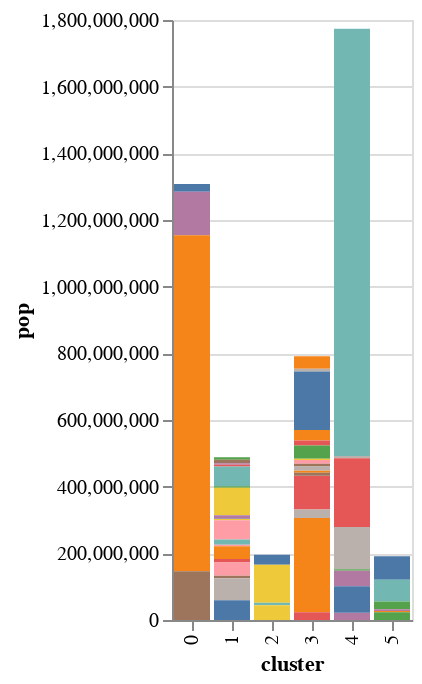

Write notebook code for a chart like this one.
### Code cell
alt.Chart(data2000).mark_bar().encode(
    alt.X('cluster:N'),
    alt.Y('pop:Q'),
    alt.Color('country:N', legend=None),
    alt.Tooltip('country:N')
)

### Figure 1 — Vega-Lite specification as saved in the notebook (floating-point values rounded to 4 significant figures)
{"config": {"view": {"continuousWidth": 400, "continuousHeight": 300}}, "data": {"name": "data-fdeb0b749a6385830bd1445d39ad6ea0"}, "mark": "bar", "encoding": {"color": {"type": "nominal", "field": "country", "legend": null}, "tooltip": {"type": "nominal", "field": "country"}, "x": {"type": "nominal", "field": "cluster"}, "y": {"type": "quantitative", "field": "pop"}}, "$schema": "https://vega.github.io/schema/vega-lite/v4.8.1.json", "datasets": {"data-fdeb0b749a6385830bd1445d39ad6ea0": [{"year": 2000, "country": "Afghanistan", "cluster": 0, "pop": 23898198, "life_expect": 42.13, "fertility": 7.479}, {"year": 2000, "country": "Argentina", "cluster": 3, "pop": 37497728, "life_expect": 74.34, "fertility": 2.35}, {"year": 2000, "country": "Aruba", "cluster": 3, "pop": 69539, "life_expect": 73.45, "fertility": 2.124}, {"year": 2000, "country": "Australia", "cluster": 4, "pop": 19164620, "life_expect": 80.37, "fertility": 1.756}, {"year": 2000, "country": "Austria", "cluster": 1, "pop": 8113413, "life_expect": 78.98, "fertility": 1.382}, {"year": 2000, "country": "Bahamas", "cluster": 3, "pop": 290075, "life_expect": 71.07, "fertility": 2.111}, {"year": 2000, "country": "Bangladesh", "cluster": 0, "pop": 130406594, "life_expect": 62.01, "fertility": 3.224}, {"year": 2000, "country": "Barbados", "cluster": 3, "pop": 273483, "life_expect": 75.97, "fertility": 1.5}, {"year": 2000, "country": "Belgium", "cluster": 1, "pop": 10263618, "life_expect": 78.32, "fertility": 1.638}, {"year": 2000, "country": "Bolivia", "cluster": 3, "pop": 8152620, "life_expect": 63.88, "fertility": 3.958}, {"year": 2000, "country": "Brazil", "cluster": 3, "pop": 175552771, "life_expect": 71.01, "fertility": 2.345}, {"year": 2000, "country": "Canada", "cluster": 3, "pop": 31278097, "life_expect": 79.77, "fertility": 1.522}, {"year": 2000, "country": "Chile", "cluster": 3, "pop": 15153450, "life_expect": 77.86, "fertility": 2.0}, {"year": 2000, "country": "China", "cluster": 4, "pop": 1262645000, "life_expect": 72.03, "fertility": 1.7}, {"year": 2000, "country": "Colombia", "cluster": 3, "pop": 39685655, "life_expect": 71.68, "fertility": 2.47}, {"year": 2000, "country": "Costa Rica", "cluster": 3, "pop": 3710558, "life_expect": 78.12, "fertility": 2.281}, {"year": 2000, "country": "Croatia", "cluster": 1, "pop": 4410830, "life_expect": 74.88, "fertility": 1.348}, {"year": 2000, "country": "Cuba", "cluster": 3, "pop": 11134273, "life_expect": 77.16, "fertility": 1.63}, {"year": 2000, "country": "Dominican Republic", "cluster": 3, "pop": 8385828, "life_expect": 70.85, "fertility": 2.95}, {"year": 2000, "country": "Ecuador", "cluster": 3, "pop": 12505204, "life_expect": 74.17, "fertility": 2.817}, {"year": 2000, "country": "Egypt", "cluster": 5, "pop": 70492342, "life_expect": 69.81, "fertility": 3.174}, {"year": 2000, "country": "El Salvador", "cluster": 3, "pop": 6122515, "life_expect": 70.73, "fertility": 2.883}, {"year": 2000, "country": "Finland", "cluster": 1, "pop": 5168595, "life_expect": 78.37, "fertility": 1.754}, {"year": 2000, "country": "France", "cluster": 1, "pop": 59381628, "life_expect": 79.59, "fertility": 1.883}, {"year": 2000, "country": "Georgia", "cluster": 1, "pop": 4777209, "life_expect": 70.48, "fertility": 1.478}, {"year": 2000, "country": "Germany", "cluster": 1, "pop": 82187909, "life_expect": 78.67, "fertility": 1.346}, {"year": 2000, "country": "Greece", "cluster": 1, "pop": 10559110, "life_expect": 78.26, "fertility": 1.277}, {"year": 2000, "country": "Grenada", "cluster": 3, "pop": 89312, "life_expect": 67.75, "fertility": 2.429}, {"year": 2000, "country": "Haiti", "cluster": 3, "pop": 7306302, "life_expect": 58.14, "fertility": 4.0}, {"year": 2000, "country": "Hong Kong", "cluster": 4, "pop": 6658720, "life_expect": 81.5, "fertility": 0.94}, {"year": 2000, "country": "Iceland", "cluster": 1, "pop": 281043, "life_expect": 80.5, "fertility": 1.993}, {"year": 2000, "country": "India", "cluster": 0, "pop": 1007702000, "life_expect": 62.88, "fertility": 3.113}, {"year": 2000, "country": "Indonesia", "cluster": 4, "pop": 206265000, "life_expect": 68.59, "fertility": 2.376}, {"year": 2000, "country": "Iran", "cluster": 5, "pop": 65660289, "life_expect": 69.45, "fertility": 2.124}, {"year": 2000, "country": "Iraq", "cluster": 5, "pop": 22675617, "life_expect": 57.05, "fertility": 4.858}, {"year": 2000, "country": "Ireland", "cluster": 1, "pop": 3791690, "life_expect": 77.78, "fertility": 1.969}, {"year": 2000, "country": "Israel", "cluster": 5, "pop": 5842454, "life_expect": 79.7, "fertility": 2.906}, {"year": 2000, "country": "Italy", "cluster": 1, "pop": 57719337, "life_expect": 80.24, "fertility": 1.286}, {"year": 2000, "country": "Jamaica", "cluster": 3, "pop": 2615467, "life_expect": 72.05, "fertility": 2.628}, {"year": 2000, "country": "Japan", "cluster": 4, "pop": 126699784, "life_expect": 82.0, "fertility": 1.291}, {"year": 2000, "country": "Kenya", "cluster": 2, "pop": 29985839, "life_expect": 50.99, "fertility": 5.0}, {"year": 2000, "country": "South Korea", "cluster": 4, "pop": 21647682, "life_expect": 66.66, "fertility": 1.917}, {"year": 2000, "country": "North Korea", "cluster": 4, "pop": 47351083, "life_expect": 77.05, "fertility": 1.242}, {"year": 2000, "country": "Lebanon", "cluster": 5, "pop": 3578036, "life_expect": 71.03, "fertility": 2.319}, {"year": 2000, "country": "Mexico", "cluster": 3, "pop": 99926620, "life_expect": 74.9, "fertility": 2.401}, {"year": 2000, "country": "Netherlands", "cluster": 1, "pop": 15907853, "life_expect": 78.53, "fertility": 1.726}, {"year": 2000, "country": "New Zealand", "cluster": 4, "pop": 3819762, "life_expect": 79.11, "fertility": 1.964}, {"year": 2000, "country": "Nigeria", "cluster": 2, "pop": 114306700, "life_expect": 46.61, "fertility": 5.845}, {"year": 2000, "country": "Norway", "cluster": 1, "pop": 4492400, "life_expect": 79.05, "fertility": 1.801}, {"year": 2000, "country": "Pakistan", "cluster": 0, "pop": 146342958, "life_expect": 63.61, "fertility": 3.994}, {"year": 2000, "country": "Peru", "cluster": 3, "pop": 25979722, "life_expect": 69.91, "fertility": 2.7}, {"year": 2000, "country": "Philippines", "cluster": 4, "pop": 79739825, "life_expect": 70.3, "fertility": 3.544}, {"year": 2000, "country": "Poland", "cluster": 1, "pop": 38654164, "life_expect": 74.67, "fertility": 1.251}, {"year": 2000, "country": "Portugal", "cluster": 1, "pop": 10335597, "life_expect": 77.29, "fertility": 1.454}, {"year": 2000, "country": "Rwanda", "cluster": 2, "pop": 7507056, "life_expect": 43.41, "fertility": 6.01}, {"year": 2000, "country": "Saudi Arabia", "cluster": 5, "pop": 23153090, "life_expect": 71.63, "fertility": 3.81}, {"year": 2000, "country": "South Africa", "cluster": 2, "pop": 44066197, "life_expect": 53.37, "fertility": 2.802}, {"year": 2000, "country": "Spain", "cluster": 1, "pop": 40016081, "life_expect": 79.78, "fertility": 1.287}, {"year": 2000, "country": "Switzerland", "cluster": 1, "pop": 7266920, "life_expect": 80.62, "fertility": 1.415}, {"year": 2000, "country": "Turkey", "cluster": 1, "pop": 65666677, "life_expect": 70.84, "fertility": 2.23}, {"year": 2000, "country": "United Kingdom", "cluster": 1, "pop": 59522468, "life_expect": 78.47, "fertility": 1.695}, {"year": 2000, "country": "United States", "cluster": 3, "pop": 282338631, "life_expect": 77.31, "fertility": 2.038}, {"year": 2000, "country": "Venezuela", "cluster": 3, "pop": 23542649, "life_expect": 72.77, "fertility": 2.723}]}}
